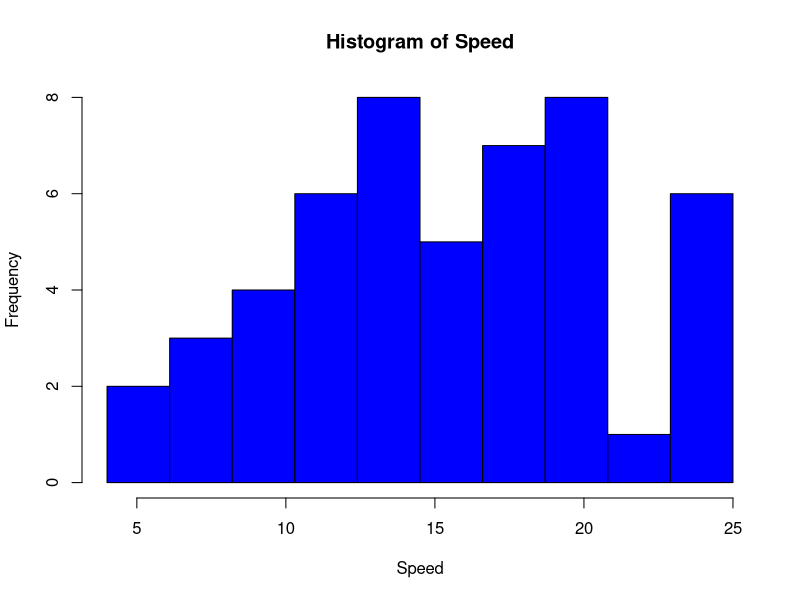
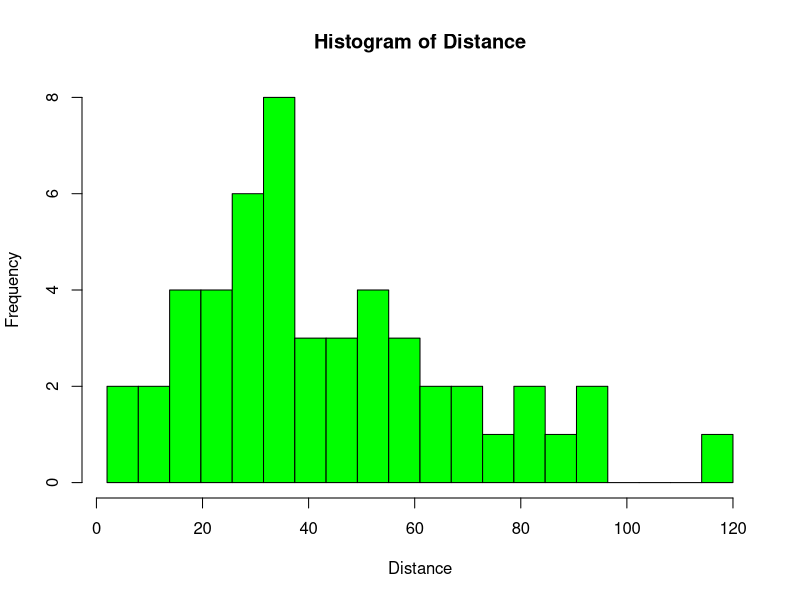
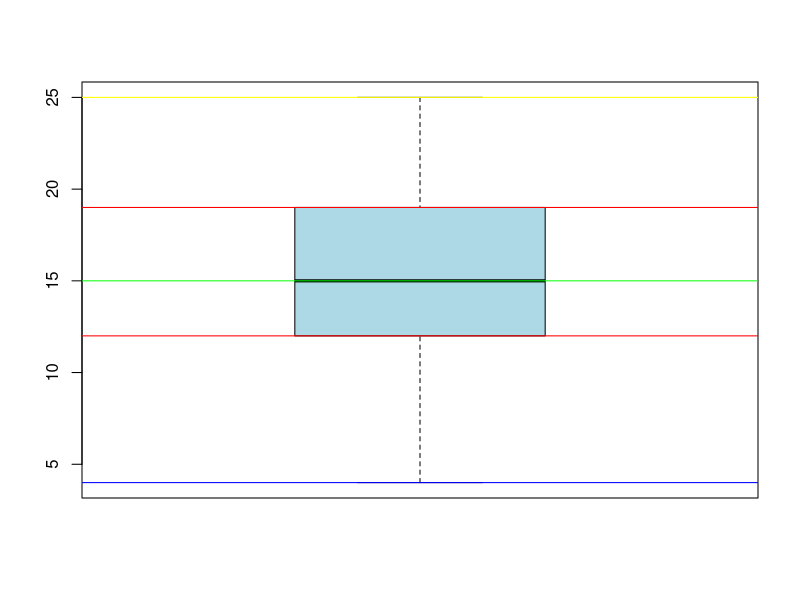
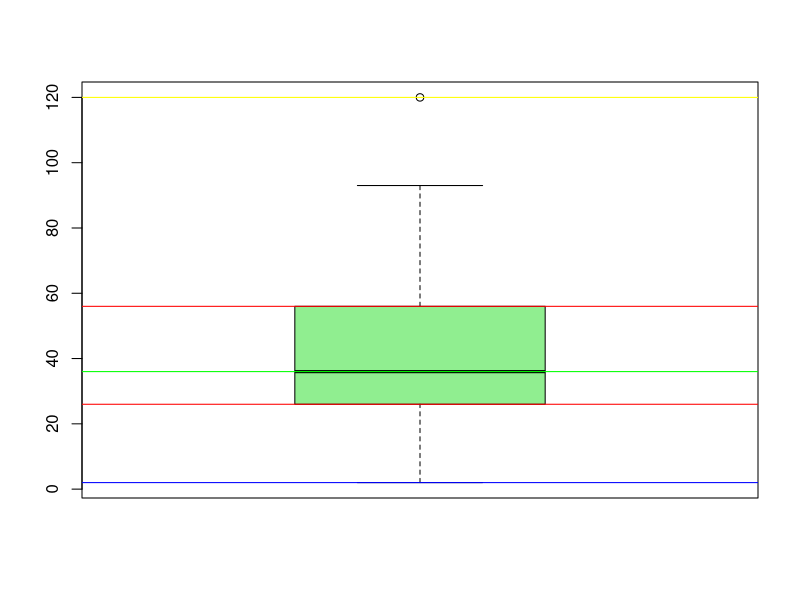

Generate these figures, in order, with R:
## ---- chunk 1
knitr::opts_chunk$set(echo = TRUE)
## ---- chunk 2
head(cars)
## ---- chunk 3
summary(cars)
## ---- chunk 4
var(cars$speed)
sd(cars$speed)
## ---- chunk 5
var(cars$dist)
sd(cars$dist)
## ---- chunk 6
dist_data <- subset(cars, speed > 12 & speed < 19)
mean(dist_data$dist)
sd(dist_data$dist)
## ---- chunk 7
hist(cars$speed, breaks = seq(4,25,l=11), main = "Histogram of Speed", xlab = "Speed", col = "blue")
## ---- chunk 8
hist(cars$dist, breaks = seq(2,120,l=21), main = "Histogram of Distance", xlab = "Distance", col = "green")
## ---- chunk 9
boxplot(cars$speed, col = "lightblue")
abline(h = min(cars$speed), col = "Blue")
abline(h = max(cars$speed), col = "Yellow")
abline(h = median(cars$speed), col = "Green")
abline(h = quantile(cars$speed, c(0.25, 0.75)), col = "Red")
## ---- chunk 10
boxplot(cars$dist, col = "lightgreen")
abline(h = min(cars$dist), col = "Blue")
abline(h = max(cars$dist), col = "Yellow")
abline(h = median(cars$dist), col = "Green")
abline(h = quantile(cars$dist, c(0.25, 0.75)), col = "Red")
## ---- chunk 11
# pnorm can give us the rate >= 224
1 - pnorm(224, mean = 200, sd = 15)
## ---- chunk 12
pnorm(209, mean = 200, sd = 15) - pnorm(191, mean = 200, sd = 15)
## ---- chunk 13
qnorm(0.25, mean = 200, sd = 15)
## ---- chunk 14
qnorm(0.975)
## ---- chunk 15
qnorm(0.995)
